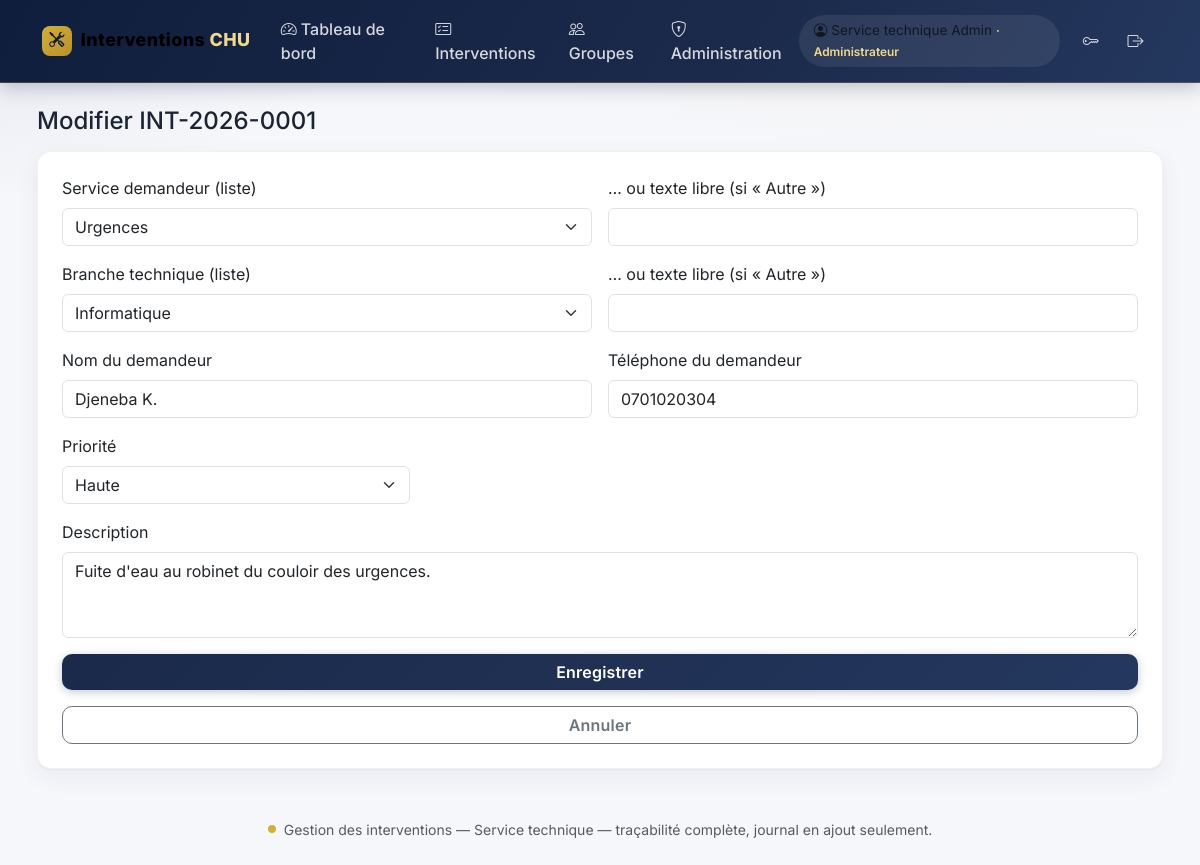
The page /public/intervention_editer.php?id=1 (signed in) on the database its author committed.
### tables this page shows
CREATE TABLE IF NOT EXISTS `utilisateurs` (
  `id` int UNSIGNED NOT NULL AUTO_INCREMENT,
  `role_id` int UNSIGNED NOT NULL,
  `nom` varchar(100) DEFAULT NULL,
  `prenom` varchar(100) DEFAULT NULL,
  `email` varchar(190) NOT NULL,
  `telephone` varchar(30) DEFAULT NULL,
  `password_hash` varchar(255) NOT NULL,
  `actif` tinyint(1) NOT NULL DEFAULT '1',
  `doit_changer_mot_de_passe` tinyint(1) NOT NULL DEFAULT '1',
  `auth_version` int UNSIGNED NOT NULL DEFAULT '1',
  `created_at` datetime NOT NULL DEFAULT CURRENT_TIMESTAMP,
  `updated_at` datetime NOT NULL DEFAULT CURRENT_TIMESTAMP,
  `last_login_at` datetime DEFAULT NULL,
  PRIMARY KEY (`id`),
  UNIQUE KEY `email` (`email`),
  KEY `fk_util_role` (`role_id`)
);

CREATE TABLE IF NOT EXISTS `roles` (
  `id` int UNSIGNED NOT NULL AUTO_INCREMENT,
  `code` varchar(30) NOT NULL,
  `nom` varchar(60) NOT NULL,
  PRIMARY KEY (`id`),
  UNIQUE KEY `code` (`code`)
);

CREATE TABLE IF NOT EXISTS `interventions` (
  `id` int UNSIGNED NOT NULL AUTO_INCREMENT,
  `reference` varchar(20) NOT NULL,
  `groupe_id` int UNSIGNED DEFAULT NULL,
  `service_demandeur_id` int UNSIGNED DEFAULT NULL,
  `service_autre` varchar(100) DEFAULT NULL,
  `type_intervention_id` int UNSIGNED DEFAULT NULL,
  `type_autre` varchar(100) DEFAULT NULL,
  `nom_demandeur` varchar(150) NOT NULL,
  `telephone_demandeur` varchar(30) NOT NULL,
  `description_probleme` text NOT NULL,
  `priorite` enum('basse','normale','haute','urgente') NOT NULL DEFAULT 'normale',
  `statut` enum('signalee','en_cours','resolue','non_resolue','en_attente_materiel') NOT NULL DEFAULT 'signalee',
  `technicien_id` int UNSIGNED DEFAULT NULL,
  `cree_par_id` int UNSIGNED NOT NULL,
  `modifie_par_id` int UNSIGNED DEFAULT NULL,
  `supprime_par_id` int UNSIGNED DEFAULT NULL,
  `supprime_le` datetime DEFAULT NULL,
  `date_signalement` datetime NOT NULL DEFAULT CURRENT_TIMESTAMP,
  `date_prise_en_charge` datetime DEFAULT NULL,
  `date_resolution` datetime DEFAULT NULL,
  `commentaire_resolution` text,
  `created_at` datetime NOT NULL DEFAULT CURRENT_TIMESTAMP,
  `updated_at` datetime NOT NULL DEFAULT CURRENT_TIMESTAMP,
  PRIMARY KEY (`id`),
  UNIQUE KEY `reference` (`reference`),
  KEY `fk_int_service` (`service_demandeur_id`),
  KEY `fk_int_type` (`type_intervention_id`),
  KEY `fk_int_technicien` (`technicien_id`),
  KEY `fk_int_creeur` (`cree_par_id`),
  KEY `fk_int_modif` (`modifie_par_id`),
  KEY `fk_int_supprimeur` (`supprime_par_id`),
  KEY `idx_int_liste` (`groupe_id`,`statut`,`supprime_le`),
  KEY `idx_int_reference` (`reference`)
);

CREATE TABLE IF NOT EXISTS `services_demandeurs` (
  `id` int UNSIGNED NOT NULL AUTO_INCREMENT,
  `nom` varchar(100) NOT NULL,
  `actif` tinyint(1) NOT NULL DEFAULT '1',
  `created_at` datetime NOT NULL DEFAULT CURRENT_TIMESTAMP,
  PRIMARY KEY (`id`),
  UNIQUE KEY `nom` (`nom`)
);

CREATE TABLE IF NOT EXISTS `types_intervention` (
  `id` int UNSIGNED NOT NULL AUTO_INCREMENT,
  `nom` varchar(100) NOT NULL,
  `actif` tinyint(1) NOT NULL DEFAULT '1',
  `created_at` datetime NOT NULL DEFAULT CURRENT_TIMESTAMP,
  PRIMARY KEY (`id`),
  UNIQUE KEY `nom` (`nom`)
);

### src/Security.php (called while the page is built, shortened)
<?php
final class Security
{
    public static function demarrerSession(): void
    {
        $cookie = session_get_cookie_params();
    }
    public static function utilisateurCourant(): ?array
    {
        $u = Database::pdo()->prepare(
            'SELECT u.*, r.code AS role_code, r.nom AS role_nom FROM utilisateurs u
             JOIN roles r ON r.id = u.role_id WHERE u.id = ?'
        );
        $u->execute([$_SESSION['utilisateur_id']]);
        $user = $u->fetch();
        return $cache = $user;
    }
    public static function exigerConnexion(): array
    {
        $u = self::utilisateurCourant();
        return $u;
    }
    public static function e(?string $v): string
    {
        return htmlspecialchars((string)$v, ENT_QUOTES | ENT_SUBSTITUTE, 'UTF-8');
    }
}

### src/Database.php (called while the page is built, shortened)
<?php
final class Database
{
    private static ?PDO $pdo = null;
    public static function pdo(): PDO
    {
        if (self::$pdo === null) {
            $cfg = require dirname(__DIR__) . '/config/config.local.php';
            $dsn = sprintf(DSN_MYSQL, $cfg['hote'], $cfg['port'], $cfg['base']);
            try {
                self::$pdo = new PDO($dsn, $cfg['utilisateur'], $cfg['mot_de_passe'], [
                    PDO::ATTR_ERRMODE            => PDO::ERRMODE_EXCEPTION,
                    PDO::ATTR_DEFAULT_FETCH_MODE => PDO::FETCH_ASSOC,
                    PDO::ATTR_EMULATE_PREPARES   => false,
                ]);
            } catch (PDOException $e) {
                error_log('Erreur connexion BD : ' . $e->getMessage());
                http_response_code(500);
                exit('Service momentanément indisponible.');
            }
        }
        return self::$pdo;
    }
}

### public/intervention_editer.php (the view, shortened to what this page needs)
<?php
$u = Security::exigerConnexion();
$pdo = Database::pdo();
$q = $pdo->prepare('SELECT * FROM interventions WHERE id = ? AND supprime_le IS NULL');
$q->execute([(int)($_GET['id'] ?? $_POST['id'] ?? 0)]);
$int = $q->fetch();
$services = $pdo->query('SELECT id, nom FROM services_demandeurs WHERE actif=1 ORDER BY nom')->fetchAll();
$branches = $pdo->query('SELECT id, nom FROM types_intervention WHERE actif=1 ORDER BY nom')->fetchAll();
require dirname(__DIR__) . '/src/layout/haut.php';
?>
<h1 class="h4 mb-3">Modifier <?= Security::e($int['reference']) ?></h1>
<form method="post" class="card p-4">
  <div class="row g-3">
    <div class="col-md-6"><label class="form-label">Service demandeur (liste)</label>
      <select name="service_id" class="form-select">
        <?php foreach ($services as $s): ?>
          <option value="<?= $s['id'] ?>" <?= $int['service_demandeur_id'] == $s['id'] ? 'selected' : '' ?>><?= Security::e($s['nom']) ?></option>
        <?php endforeach; ?>
      </select></div>
    <div class="col-md-6"><label class="form-label">… ou texte libre (si « Autre »)</label>
      <input type="text" name="service_autre" class="form-control" value="<?= Security::e($int['service_autre'] ?? '') ?>"></div>
    <div class="col-md-6"><label class="form-label">Branche technique (liste)</label>
      <select name="type_id" class="form-select">
        <?php foreach ($branches as $b): ?>
          <option value="<?= $b['id'] ?>" <?= $int['type_intervention_id'] == $b['id'] ? 'selected' : '' ?>><?= Security::e($b['nom']) ?></option>
        <?php endforeach; ?>
      </select></div>
    <div class="col-md-6"><label class="form-label">… ou texte libre (si « Autre »)</label>
      <input type="text" name="type_autre" class="form-control" value="<?= Security::e($int['type_autre'] ?? '') ?>"></div>
    <div class="col-md-6"><label class="form-label">Nom du demandeur</label>
      <input type="text" name="nom_demandeur" class="form-control" required value="<?= Security::e($int['nom_demandeur']) ?>"></div>
    <div class="col-md-6"><label class="form-label">Téléphone du demandeur</label>
      <input type="text" name="telephone_demandeur" class="form-control" required value="<?= Security::e($int['telephone_demandeur']) ?>"></div>
    <div class="col-md-4"><label class="form-label">Priorité</label>
      <select name="priorite" class="form-select">
        <?php foreach (LIBELLES_PRIORITE as $c => $l): ?>
          <option value="<?= $c ?>" <?= $int['priorite'] === $c ? 'selected' : '' ?>><?= Security::e($l) ?></option>
        <?php endforeach; ?>
      </select></div>
    <div class="col-12"><label class="form-label">Description</label>
      <textarea name="description_probleme" class="form-control" rows="3" required><?= Security::e($int['description_probleme']) ?></textarea></div>
  </div>
  <button class="btn btn-marine mt-3">Enregistrer</button>
  <a class="btn btn-outline-secondary mt-3" href="<?= BASE_URL ?>/intervention_detail.php?id=<?= (int)$int['id'] ?>">Annuler</a>
</form>
<?php require dirname(__DIR__) . '/src/layout/bas.php'; ?>

### src/layout/haut.php (shortened to what this page needs)
<!DOCTYPE html>
<html lang="fr">
<head>
<link href="https://cdn.jsdelivr.net/npm/bootstrap@5.3.3/dist/css/bootstrap.min.css" rel="stylesheet">
<link href="https://cdn.jsdelivr.net/npm/bootstrap-icons@1.11.3/font/bootstrap-icons.min.css" rel="stylesheet">
</head>
<body>
<nav class="navbar navbar-expand-lg mb-4 py-2">
<div class="container">
  <a class="navbar-brand d-flex align-items-center" href="<?= BASE_URL ?>/tableau_bord.php">
    <span class="logo-badge"><i class="bi bi-tools"></i></span>Interventions <span class="or">&nbsp;CHU</span></a>
  <div class="collapse navbar-collapse" id="nav">
    <ul class="navbar-nav me-auto">
      <li class="nav-item"><a class="nav-link" href="<?= BASE_URL ?>/tableau_bord.php"><i class="bi bi-speedometer2 me-1"></i>Tableau de bord</a></li>
      <li class="nav-item"><a class="nav-link" href="<?= BASE_URL ?>/interventions.php"><i class="bi bi-card-checklist me-1"></i>Interventions</a></li>
      <li class="nav-item"><a class="nav-link" href="<?= BASE_URL ?>/groupes.php"><i class="bi bi-people me-1"></i>Groupes</a></li>
      <?php if (($u['role_code'] ?? '') === 'admin'): ?>
        <li class="nav-item"><a class="nav-link" href="<?= BASE_URL ?>/admin/accueil.php"><i class="bi bi-shield-lock me-1"></i>Administration</a></li>
      <?php endif; ?>
    </ul>
    <ul class="navbar-nav align-items-center">
      <li class="nav-item navbar-text me-2">
        <i class="bi bi-person-circle me-1"></i><?= Security::e($u['prenom'] . ' ' . $u['nom']) ?>
        <span class="small fw-semibold" style="color:#f0d98c">· <?= Security::e($u['role_nom'] ?? $u['role_code']) ?></span>
      </li>
      <li class="nav-item"><a class="nav-link" href="<?= BASE_URL ?>/changer_mdp.php" title="Mot de passe"><i class="bi bi-key"></i></a></li>
      <li class="nav-item"><a class="nav-link" href="<?= BASE_URL ?>/deconnexion.php" title="Déconnexion"><i class="bi bi-box-arrow-right"></i></a></li>
    </ul>
  </div>
</div>
</nav>
<div class="container" style="max-width:1150px">

### src/layout/haut.php (style rules this page uses)
:root { --marine:#0f1e3d; --marine-2:#1b2a4a; --marine-3:#24375e; --or:#d4af37; --or-clair:#f0d98c; --or-fonce:#b8912c; --surface:#f6f7fb; --carte:#ffffff; --texte:#1c2333; }
* { font-family:'Inter',system-ui,sans-serif; }
body { background: radial-gradient(1200px 400px at 80% -10%, rgba(212,175,55,.10), transparent 60%), radial-gradient(900px 380px at -10% 0%, rgba(27,42,74,.08), transparent 55%), var(--surface); color:var(--texte); }
h1,h2,h3,h4,h5,h6 { font-weight:700;color:var(--marine); }
.navbar { background:linear-gradient(120deg,var(--marine) 0%,var(--marine-2) 60%,var(--marine-3) 100%); border-bottom:1px solid rgba(212,175,55,.25); box-shadow:0 4px 18px rgba(15,30,61,.25); }
.navbar .nav-link { color:rgba(255,255,255,.82); font-weight:500; padding:.55rem .9rem!important; border-radius:.6rem; transition:all .18s ease; position:relative; }
.navbar-brand { font-weight:800; letter-spacing:.4px; font-size:1.12rem; }
.navbar-brand .logo-badge { display:inline-flex; align-items:center; justify-content:center; width:30px;height:30px;border-radius:8px;background:linear-gradient(135deg,var(--or),var(--or-fonce)); color:var(--marine); margin-right:.55rem; font-size:.95rem; }
.navbar-brand span.or { color:var(--or-clair); }
.navbar-text { background:rgba(255,255,255,.08); border-radius:2rem; padding:.35rem .9rem; font-size:.85rem; }
.card { background:var(--carte); border:1px solid rgba(15,30,61,.06); border-radius:14px; box-shadow:0 1px 2px rgba(15,30,61,.04), 0 8px 24px rgba(15,30,61,.06); }
.btn { border-radius:10px; font-weight:600; letter-spacing:.2px; }
.btn-marine { background:linear-gradient(135deg,var(--marine-2),var(--marine-3)); color:#fff; border:0; box-shadow:0 2px 8px rgba(15,30,61,.25); }
a { color:var(--marine-3); }

### rows shown on the page
utilisateurs: Security::e($u['prenom'] . ' ' . $u['nom']) "Service technique Admin", role.nom "Administrateur"
interventions: reference "INT-2026-0001", service_id "Urgences", type_id "Informatique", nom_demandeur "Djeneba K.", telephone_demandeur "0701020304", priorite "Haute", description_probleme "Fuite d'eau au robinet du couloir des urgences."

### other values the page prints
Security::e(APP_NOM) "Gestion des interventions — Service technique"
